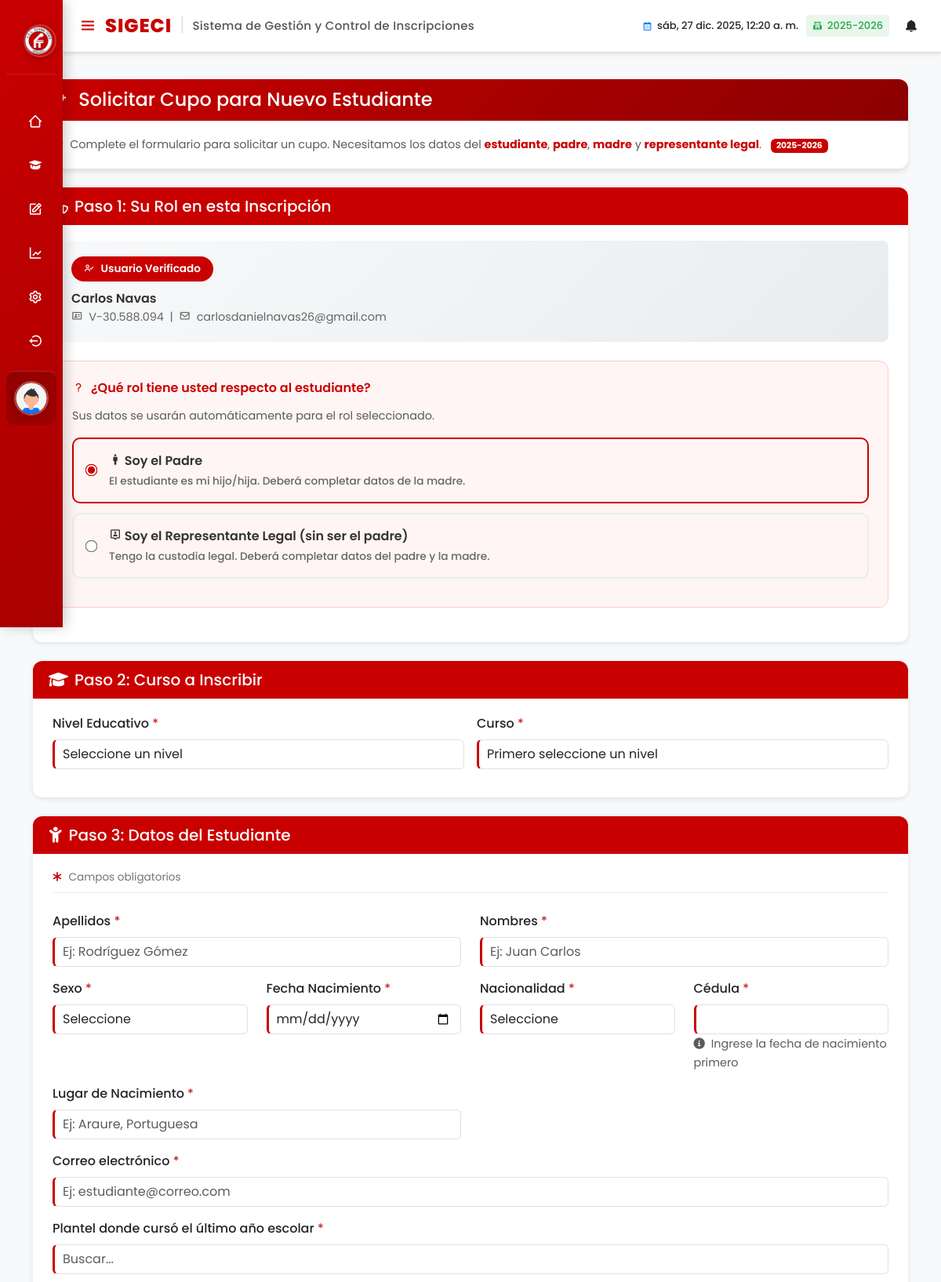
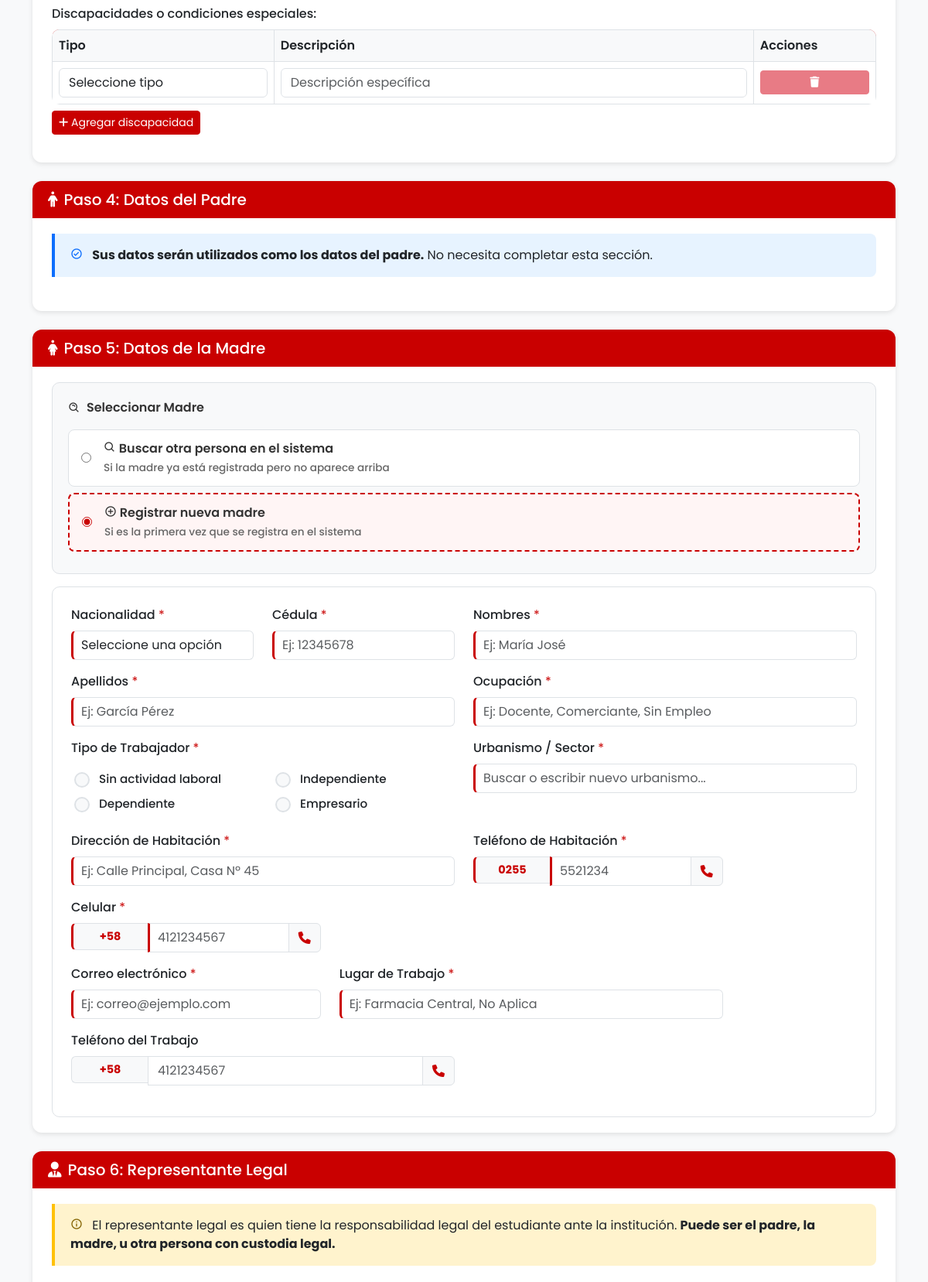
Page /vistas/representantes/representados/solicitar_cupo.php (signed in, upper part) on the committed database (2 pictures, top to bottom).
### tables this page shows
CREATE TABLE fecha_escolar (
    IdFecha_Escolar int NOT NULL AUTO_INCREMENT PRIMARY KEY,
    fecha_escolar varchar(50) NOT NULL,
    fecha_activa BOOLEAN NOT NULL DEFAULT FALSE,
    inscripcion_activa BOOLEAN NOT NULL DEFAULT FALSE,
    renovacion_activa BOOLEAN NOT NULL DEFAULT FALSE
);

CREATE TABLE persona (
    IdPersona int NOT NULL AUTO_INCREMENT PRIMARY KEY,
    IdNacionalidad int NULL,
    cedula varchar(11) NULL,
    nombre varchar(50) NOT NULL,
    apellido varchar(50) NOT NULL,
    fecha_nacimiento date NULL,
    lugar_nacimiento varchar(50) NULL,
    correo varchar(50) NULL,
    usuario varchar(50) NULL,
    password varchar(1000) NULL,
    codigo_temporal varchar (1000) NULL,
    codigo_expiracion datetime NULL,
    direccion varchar(555) NULL,
    foto_perfil LONGBLOB DEFAULT NULL,
    IdSexo int NULL,
    IdUrbanismo int NULL,
    IdTipoTrabajador int NULL,
    IdEstadoAcceso int NOT NULL,
    IdEstadoInstitucional int NOT NULL,
    FOREIGN KEY (IdNacionalidad) REFERENCES nacionalidad(IdNacionalidad),
    FOREIGN KEY (IdUrbanismo) REFERENCES urbanismo(IdUrbanismo),
    FOREIGN KEY (IdTipoTrabajador) REFERENCES tipo_trabajador(IdTipoTrabajador),
    FOREIGN KEY (IdEstadoAcceso) REFERENCES status(IdStatus),
    FOREIGN KEY (IdEstadoInstitucional) REFERENCES status(IdStatus),
    FOREIGN KEY (IdSexo) REFERENCES sexo(IdSexo)
);

CREATE TABLE tipo_trabajador (
    IdTipoTrabajador int NOT NULL AUTO_INCREMENT PRIMARY KEY,
    tipo_trabajador varchar(50) NOT NULL
);

CREATE TABLE telefono (
    IdTelefono int NOT NULL AUTO_INCREMENT PRIMARY KEY,
    IdTipo_Telefono int NOT NULL,
    numero_telefono varchar(50) NOT NULL,
    IdPersona int NOT NULL,
    IdPrefijo int DEFAULT NULL,
    FOREIGN KEY (IdTipo_Telefono) REFERENCES tipo_telefono(IdTipo_Telefono),
    FOREIGN KEY (IdPersona) REFERENCES persona(IdPersona),
    FOREIGN KEY (IdPrefijo) REFERENCES prefijo(IdPrefijo)
);

CREATE TABLE tipo_telefono (
    IdTipo_Telefono int NOT NULL AUTO_INCREMENT PRIMARY KEY,
    tipo_telefono varchar(50) NOT NULL
);

CREATE TABLE prefijo (
    IdPrefijo int NOT NULL AUTO_INCREMENT PRIMARY KEY,
    codigo_prefijo varchar(10) NOT NULL,
    pais varchar(100) NOT NULL,
    max_digitos int NOT NULL DEFAULT 10
);

### vistas/homepage/includes/form_persona_fields.php (the view, shortened to what the rows shown need)
<?php
function renderizarCampoPersona($tipo, $campo, $config, $data_options, $parentesco_value = '') {
    $id = $tipo . $campo;
    $name = $tipo . $campo;
    $required = $config['required'] ?? true;
    $requiredAttr = $required ? 'required' : '';
    $requiredClass = $required ? 'required-field' : '';
    echo '<div class="col-md-' . $config['col'] . '">';
    echo '<div class="form-group ' . $requiredClass . '">';
    echo '<label for="' . $id . '">' . $config['label'] . '</label>';
    if ($config['type'] === 'select') {
        $options_data = $data_options[$config['options']] ?? [];
        echo '<select class="form-control" id="' . $id . '" name="' . $name . '" ' . $requiredAttr . '>';
        echo '<option value="">Seleccione una opción</option>';
        foreach ($options_data as $option) {
            echo '<option value="' . $option[$config['option_value']] . '">' . $option[$config['option_text']] . '</option>';
        }
        echo '</select>';
    } elseif ($config['type'] === 'buscador') {
        $inputId = $id . '_input';
        echo '<div class="position-relative">';
        echo '<input type="text" class="form-control buscador-input" id="' . $inputId . '" autocomplete="off" placeholder="Buscar o escribir nuevo...">';
        echo '</div>';
    } elseif ($config['type'] === 'tel_con_prefijo') {
        $prefijoTipo = $config['prefijo_tipo'] ?? 'internacional';
        $prefijoDefault = $config['prefijo_default'] ?? '+58';
        $telAttrs = $config['tel_attrs'] ?? '';
        $prefijoInputId = $id . 'Prefijo_input';
        echo '<div class="input-group">';
        echo '<div class="position-relative" style="max-width: 100px;">';
        echo '<input type="text"
                class="form-control buscador-input text-center fw-bold prefijo-telefono"
                id="' . $prefijoInputId . '"
                autocomplete="off"
                placeholder="' . $prefijoDefault . '"
                data-prefijo-tipo="' . $prefijoTipo . '"
                maxlength="4"
                onkeypress="return /[0-9+]/.test(event.key)"
                oninput="this.value = this.value.replace(/[^0-9+]/g, \'\')"
                style="
                    border-top-right-radius: 0;
                    border-bottom-right-radius: 0;
                    border-right: none;
                    background: #f8f9fa;
                    color: #c90000;
                    font-size: 0.9rem;
                    font-weight: bold;
                ">';
        echo '</div>';
        echo '<input type="tel"
                class="form-control"
                id="' . $id . '"
                name="' . $name . '"
                ' . $telAttrs . '
                ' . $requiredAttr . '
                style="border-top-left-radius: 0; border-bottom-left-radius: 0;">';
        echo '<span class="input-group-text"><i class="fas fa-phone" style="color: #c90000;"></i></span>';
        echo '</div>';
    } elseif ($config['type'] === 'radio_buttons') {
        $options_data = $data_options[$config['options']] ?? [];
        echo '<div class="row mt-2">';
        foreach ($options_data as $option) {
            $optionValue = $option[$config['option_value']];
            $optionText = $option[$config['option_text']];
            $radioId = $id . '_' . $optionValue;
            echo '<div class="col-md-6">';
            echo '<div class="custom-control custom-radio">';
            echo '<label class="custom-control-label" for="' . $radioId . '">' . htmlspecialchars($optionText) . '</label>';
            echo '</div>';
            echo '</div>';
        }
        echo '</div>';
    } elseif ($config['type'] === 'readonly') {
        echo '<input type="text" class="form-control" id="' . $id . '" name="' . $name . '" value="' . htmlspecialchars($parentesco_value) . '" readonly>';
    } else {
        $attrs = $config['attrs'] ?? '';
        echo '<input type="' . $config['type'] . '" class="form-control" id="' . $id . '" name="' . $name . '" ' . $attrs . ' ' . $requiredAttr . '>';
    }
    echo '</div>';
    echo '</div>';
}
function renderizarCamposPersona($tipo, $parentesco_value, $data_options, $mostrar_parentesco = true) {
    global $campos_persona;
    $fila_actual = [];
    $cols_actuales = 0;
    foreach ($campos_persona as $nombre_campo => $config) {
        if ($nombre_campo === 'Parentesco' && !$mostrar_parentesco) {
            continue;
        }
        $fila_actual[] = ['nombre' => $nombre_campo, 'config' => $config];
        $cols_actuales += $config['col'];
        if ($cols_actuales >= 12 || $nombre_campo === array_key_last($campos_persona)) {
            echo '<div class="row">';
            foreach ($fila_actual as $item) {
                renderizarCampoPersona($tipo, $item['nombre'], $item['config'], $data_options, $parentesco_value);
            }
            echo '</div>';
            $fila_actual = [];
            $cols_actuales = 0;
        }
    }
}
?>

### vistas/representantes/representados/solicitar_cupo.php (shortened to what the rows shown need)
<?php
require_once __DIR__ . '/../../../modelos/Persona.php';
require_once __DIR__ . '/../../../modelos/Parentesco.php';
require_once __DIR__ . '/../../../modelos/TipoTrabajador.php';
require_once __DIR__ . '/../../../modelos/Plantel.php';
require_once __DIR__ . '/../../../modelos/FechaEscolar.php';
require_once __DIR__ . '/../../../modelos/Telefono.php';
require_once __DIR__ . '/../../../controladores/Notificaciones.php';
$database = new Database();
$conexion = $database->getConnection();
$fechaEscolarModel = new FechaEscolar($conexion);
$añoEscolarActivo = $fechaEscolarModel->obtenerActivo();
$idPersona = $_SESSION['idPersona'];
$personaModel = new Persona($conexion);
$usuarioLogueado = $personaModel->obtenerPorId($idPersona);
$telefonoModel = new Telefono($conexion);
$telefonosUsuario = $telefonoModel->obtenerPorPersona($idPersona);
$queryRelacionados = "
    SELECT DISTINCT p.IdPersona, p.nombre, p.apellido, p.cedula, p.correo,
           n.nacionalidad, p.IdNacionalidad, p.IdSexo, p.direccion, p.IdUrbanismo,
           u.urbanismo, par.parentesco, par.IdParentesco,
           CASE
               WHEN p.IdSexo = 1 THEN 'Masculino'
               WHEN p.IdSexo = 2 THEN 'Femenino'
               ELSE 'No especificado'
           END as sexo_texto,
           CASE
               WHEN r2.IdPersona = :idUsuario THEN 1
               ELSE 0
           END as es_relacionado_directo
    FROM representante r
    INNER JOIN persona p ON r.IdPersona = p.IdPersona
    LEFT JOIN nacionalidad n ON p.IdNacionalidad = n.IdNacionalidad
    LEFT JOIN urbanismo u ON p.IdUrbanismo = u.IdUrbanismo
    LEFT JOIN parentesco par ON r.IdParentesco = par.IdParentesco
    LEFT JOIN representante r2 ON r.IdEstudiante = r2.IdEstudiante AND r2.IdPersona = :idUsuario2
    WHERE r.IdEstudiante IN (
        SELECT IdEstudiante FROM representante WHERE IdPersona = :idUsuario3
    )
    AND p.IdPersona != :idUsuario4
    ORDER BY es_relacionado_directo DESC, p.nombre, p.apellido
";
$stmtRelacionados = $conexion->prepare($queryRelacionados);
$stmtRelacionados->execute([
    ':idUsuario' => $idPersona,
    ':idUsuario2' => $idPersona,
    ':idUsuario3' => $idPersona,
    ':idUsuario4' => $idPersona
]);
$personasRelacionadas = $stmtRelacionados->fetchAll(PDO::FETCH_ASSOC);
$madresSugeridas = array_filter($personasRelacionadas, fn($p) => $p['IdSexo'] == 2);
$modeloNacionalidad = new Nacionalidad($conexion);
$modeloUrbanismo = new Urbanismo($conexion);
$modeloParentesco = new Parentesco($conexion);
$modeloTipoTrabajador = new TipoTrabajador($conexion);
$nacionalidades = $modeloNacionalidad->obtenerConNombresLargos();
$urbanismos = $modeloUrbanismo->obtenerTodos();
$parentescos = $modeloParentesco->obtenerTodos();
$tiposTrabajador = $modeloTipoTrabajador->obtenerTodos();
require_once __DIR__ . '/../../homepage/includes/form_persona_fields.php';
$data_options = [
    'nacionalidades' => $nacionalidades,
    'urbanismos' => $urbanismos,
    'parentescos' => $parentescos,
    'tiposTrabajador' => $tiposTrabajador
];
?>
<!DOCTYPE html>
<html lang="es">
<head>
    <link rel="stylesheet" href="../../../assets/css/solicitud_cupo.css">
</head>
<?php include '../../layouts/header.php'; ?>
<?php include '../../layouts/menu.php'; ?>
<div class="container mt-4" style="min-height: 80vh;">
    <div class="card mb-4" style="border: none; box-shadow: 0 4px 6px rgba(0,0,0,0.1);">
        <div class="card-body">
            <p class="text-muted mb-0">
                <i class='bx bx-info-circle me-1'></i>
                Complete el formulario para solicitar un cupo. Necesitamos los datos del <strong>estudiante</strong>,
                <strong>padre</strong>, <strong>madre</strong> y <strong>representante legal</strong>.
                <span class="badge bg-danger ms-2"><?= htmlspecialchars($añoEscolarActivo['fecha_escolar']) ?></span>
            </p>
        </div>
    </div>
    <form id="formInscripcion" data-origen="pagina" method="POST" novalidate>
        <div class="card mb-4">
            <div class="card-body">
                <div class="user-info-card">
                    <span class="user-badge">
                        <i class='bx bx-user-check'></i>
                        Usuario Verificado
                    </span>
                    <h6><?= htmlspecialchars($usuarioLogueado['nombre'] . ' ' . $usuarioLogueado['apellido']) ?></h6>
                    <p>
                        <i class='bx bx-id-card me-1'></i>
                        <?= htmlspecialchars($usuarioLogueado['nacionalidad'] ?? 'V') ?>-<?= number_format($usuarioLogueado['cedula'], 0, '', '.') ?>
                        &nbsp;|&nbsp;
                        <i class='bx bx-envelope me-1'></i>
                        <?= htmlspecialchars($usuarioLogueado['correo'] ?? 'Sin correo') ?>
                    </p>
                </div>
            </div>
        </div>
        <div class="card mb-4">
            <div class="card-body">
                <div class="form-group">
                    <div class="table-responsive">
                        <table class="table table-bordered" id="discapacidadesTable">
                            <thead><tr><th>Tipo</th><th>Descripción</th><th>Acciones</th></tr></thead>
                        </table>
                    </div>
                </div>
            </div>
        </div>
                        <?php renderizarCamposPersona('padre', 'Padre', $data_options, false); ?>
        <div class="card mb-4" id="seccionMadre">
            <div class="card-body">
                <div id="madreFormulario">
                    <div id="madreNuevoForm" class="formulario-persona-dinamico <?= count($madresSugeridas) == 0 ? 'visible' : '' ?>">
                    </div>
                </div>
            </div>
        </div>
    </form>
</div>
<?php include '../../layouts/footer.php'; ?>

### vistas/layouts/menu.php (shortened to what the rows shown need)
<?php
global $conexion;
$queryAnoActivo = "SELECT fecha_escolar FROM fecha_escolar WHERE fecha_activa = 1 LIMIT 1";
$stmtAnoActivo = $conexion->prepare($queryAnoActivo);
$stmtAnoActivo->execute();
$anoEscolarActivo = $stmtAnoActivo->fetch(PDO::FETCH_ASSOC);
$nombreAnoEscolar = $anoEscolarActivo ? $anoEscolarActivo['fecha_escolar'] : 'Sin año activo';
?>
<section class="home-section">
    <div class="home-content">
        <div class="right-section">
            <div class="school-year">
                <i class='bx bxs-school'></i>
                <span><?= htmlspecialchars($nombreAnoEscolar) ?></span>
            </div>
        </div>
    </div>
</section>
<?php
include __DIR__ . '/chat_widget.php';
?>

### rows in the picture
fecha_escolar: fecha_escolar "2025-2026"
persona: nombre+apellido "Carlos Navas", cedula "30.588.094", correo "carlosdanielnavas26@gmail.com"
tipo_trabajador: tipo_trabajador "Sin actividad laboral"
tipo_trabajador: tipo_trabajador "Independiente"
tipo_trabajador: tipo_trabajador "Dependiente"
tipo_trabajador: tipo_trabajador "Empresario"
telefono: label "Dirección de Habitación", label "Teléfono de Habitación", value "0255", IdTipo_Telefono.tipo_telefono "Celular", IdPrefijo.codigo_prefijo "+58"

### other values in the picture
$usuarioLogueado['nacionalidad'] "V"
$config['label'] "Nacionalidad"
$config['label'] "Cédula"
$config['label'] "Nombres"
$config['label'] "Apellidos"
$config['label'] "Ocupación"
$config['label'] "Tipo de Trabajador"
$config['label'] "Urbanismo / Sector"
$config['label'] "Correo electrónico"
$config['label'] "Lugar de Trabajo"
$config['label'] "Teléfono del Trabajo"
